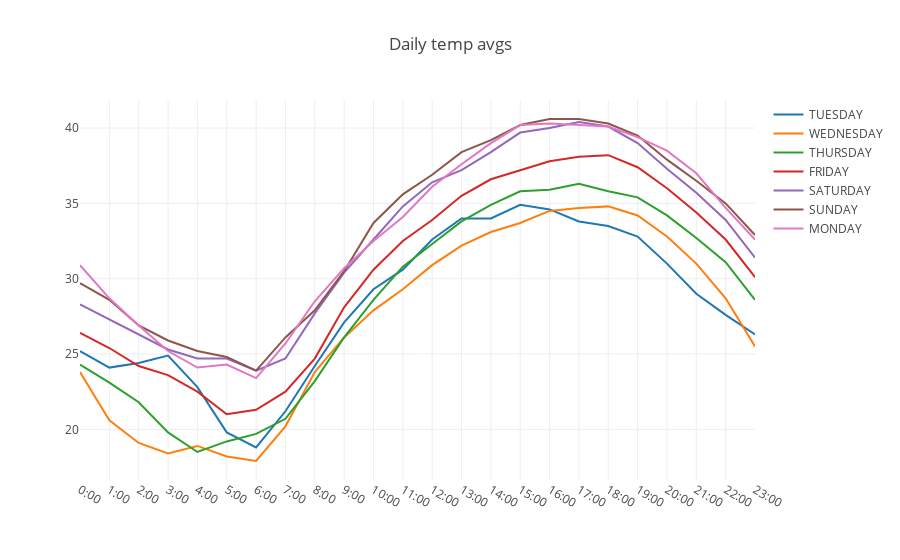

Notebook code for this chart:
### Code cell
init_notebook_mode(connected=True)
#plotly.offline.iplot(fig,filename = 'basic-line')
iplot(fig,filename = 'basic-line')

### Figure 1 — Plotly figure (JSON) as saved in the notebook; plotly's stock layout.template omitted (floating-point values rounded to 4 significant figures; data arrays with more than 128 entries replaced by an {"elided": "..."} marker saying what was removed)
{"data": [{"mode": "lines", "name": "TUESDAY", "type": "scatter", "x": {"elided": "168 str values"}, "y": [25.2, 24.1, 24.4, 24.9, 22.8, 19.8, 18.8, 21.2, 24.2, 27.1, 29.3, 30.6, 32.6, 34, 34, 34.9, 34.6, 33.8, 33.5, 32.8, 31, 29, 27.6, 26.3]}, {"mode": "lines", "name": "WEDNESDAY", "type": "scatter", "x": {"elided": "168 str values"}, "y": [23.8, 20.6, 19.1, 18.4, 18.9, 18.2, 17.9, 20.2, 23.8, 26.1, 27.9, 29.3, 30.9, 32.2, 33.1, 33.7, 34.5, 34.7, 34.8, 34.2, 32.8, 31, 28.7, 25.5]}, {"mode": "lines", "name": "THURSDAY", "type": "scatter", "x": {"elided": "168 str values"}, "y": [24.3, 23.1, 21.8, 19.8, 18.5, 19.2, 19.7, 20.7, 23.2, 26.1, 28.6, 30.8, 32.3, 33.8, 34.9, 35.8, 35.9, 36.3, 35.8, 35.4, 34.2, 32.7, 31.1, 28.6]}, {"mode": "lines", "name": "FRIDAY", "type": "scatter", "x": {"elided": "168 str values"}, "y": [26.4, 25.4, 24.2, 23.6, 22.5, 21, 21.3, 22.5, 24.7, 28.1, 30.6, 32.5, 33.9, 35.5, 36.6, 37.2, 37.8, 38.1, 38.2, 37.4, 36, 34.4, 32.6, 30.1]}, {"mode": "lines", "name": "SATURDAY", "type": "scatter", "x": {"elided": "168 str values"}, "y": [28.3, 27.3, 26.3, 25.3, 24.7, 24.7, 23.9, 24.7, 27.7, 30.4, 32.6, 34.8, 36.4, 37.2, 38.4, 39.7, 40, 40.4, 40.1, 39, 37.3, 35.7, 33.9, 31.4]}, {"mode": "lines", "name": "SUNDAY", "type": "scatter", "x": {"elided": "168 str values"}, "y": [29.7, 28.6, 26.9, 25.9, 25.2, 24.8, 23.9, 26.1, 27.9, 30.5, 33.7, 35.6, 36.9, 38.4, 39.2, 40.2, 40.6, 40.6, 40.3, 39.5, 37.9, 36.5, 35, 32.9]}, {"mode": "lines", "name": "MONDAY", "type": "scatter", "x": {"elided": "168 str values"}, "y": [30.9, 28.7, 26.9, 25.2, 24.1, 24.3, 23.4, 25.7, 28.5, 30.7, 32.5, 34.1, 36.1, 37.6, 39, 40.2, 40.3, 40.2, 40.1, 39.4, 38.5, 37, 34.7, 32.6]}], "layout": {"title": "Daily temp avgs"}}
